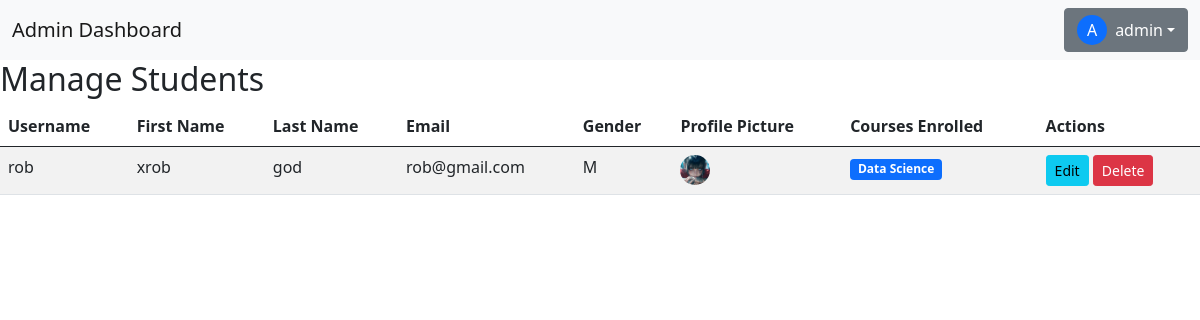
Screenshot of /manage_users/ (signed in) with the database file from the repository.
### studentapp/models.py (models this page shows, shortened)
class Student(models.Model):
    user = models.OneToOneField(User, on_delete=models.CASCADE)
    role_choices = (
        ('student', 'Student'),
        ('admin', 'Admin'),
        ('manager', 'Manager'),
    )
    role = models.CharField(max_length=10, choices=role_choices, default='student')
    profile_picture = models.ImageField(upload_to='profile_pics/', blank=True, null=True)
    gender_choices = (
        ('M', 'Male'),
        ('F', 'Female'),
        ('Nb', 'Non-binary'),
    )
    gender = models.CharField(max_length=2, choices=gender_choices, blank=True, null=True)

class Enrollment(models.Model):
    student = models.ForeignKey(Student, on_delete=models.CASCADE)  # Changed to reference Student
    course = models.ForeignKey(Course, on_delete=models.CASCADE)
    date_enrolled = models.DateField(auto_now_add=True)
    is_active = models.BooleanField(default=True)
    class Meta:
        constraints = [
            models.UniqueConstraint(fields=['student', 'course'], name='unique_enrollment')
        ]  # Ensure unique enrollment per student and course

class Course(models.Model):
    name = models.CharField(max_length=100)
    description = models.TextField()
    instructor = models.CharField(max_length=100)
    created_at = models.DateTimeField(auto_now_add=True)
    end_date = models.DateField(default=date.today)  # Default value set here
    image = models.ImageField(upload_to='course_images/', blank=True, null=True)  # New image field

### studentapp/views.py (the view)
# urls.py: path('manage_users/',manage_users, name='manage_users'),
def manage_users(request):
    users = User.objects.all()
    students = Student.objects.filter(role='student')
    students = students.prefetch_related('enrollment_set')
    return render(request, 'manage_users.html', {'users': users, 'students': students})

### studentapp/templates/manage_users.html (shortened to what this page needs)
{% extends 'admin_base.html' %}
{% block start %}
<main>
    <section>
        <h2>Manage Students</h2>
        {% if students %}
        <table class="table table-striped">
            <thead>
                <tr>
                    <th>Username</th>
                    <th>First Name</th>
                    <th>Last Name</th>
                    <th>Email</th>
                    <th>Gender</th>
                    <th>Profile Picture</th>
                    <th>Courses Enrolled</th>
                    <th>Actions</th>
                </tr>
            </thead>
            <tbody>
                {% for student in students %}
                <tr>
                    <td>{{ student.user.username }}</td>
                    <td>{{ student.user.first_name }}</td>
                    <td>{{ student.user.last_name }}</td>
                    <td>{{ student.user.email }}</td>
                    <td>{{ student.gender }}</td>
                    <td>
                        {% if student.profile_picture %}
                        <img src="{{ student.profile_picture.url }}" alt="Profile Picture" class="rounded-circle"
                            style="width: 30px; height: 30px; object-fit: cover;">
                        {% else %}
                        No picture
                        {% endif %}
                    </td>
                    <td>
                        {% for enrollment in student.enrollment_set.all %}
                        <span class="badge bg-primary">{{ enrollment.course.name }}</span><br>
                        {% empty %}
                        No courses enrolled
                        {% endfor %}
                    </td>
                    <td>
                        <a href="{% url 'edit_user' student.user.id %}" class="btn btn-info btn-sm">Edit</a>
                        <form action="{% url 'delete_user' student.user.id %}" method="POST" style="display:inline;">
                            <button type="submit" class="btn btn-danger btn-sm"
                                onclick="return confirm('Are you sure you want to delete this user?')">Delete</button>
                        </form>
                    </td>
                </tr>
                {% endfor %}
            </tbody>
        </table>
        {% else %}
        <p>No students found.</p>
        {% endif %}
    </section>
</main>
{% endblock %}

### studentapp/templates/admin_base.html (shortened to what this page needs)
{% load static %}
<!DOCTYPE html>
<html lang="en">
<head>
    <link rel="stylesheet" href="{% static 'css/dashboard.css' %}">
    <link href="https://cdn.jsdelivr.net/npm/bootstrap@5.0.1/dist/css/bootstrap.min.css" rel="stylesheet"
 />
</head>
<body>
    <nav class="navbar navbar-expand-lg navbar-light bg-light">
        <div class="container-fluid">
            <a class="navbar-brand" href="{% url 'admin_dashboard' %}">Admin Dashboard</a>
            <div class="collapse navbar-collapse" id="navbarNav">
                <ul class="navbar-nav ms-auto">
                    <div class="rl d-flex align-items-center">
                        {% if request.user.is_authenticated %}
                        <div class="notification">
                        </div>
                        <div class="dropdown">
                            <button class="btn btn-secondary dropdown-toggle d-flex align-items-center" type="button"
                                id="userDropdown" data-bs-toggle="dropdown" aria-expanded="false">
                                {% if request.user.student.picture %}
                                <img src="{{ request.user.student.picture.url }}" alt="Profile Picture"
                                    class="rounded-circle me-2" style="width: 30px; height: 30px; object-fit: cover;">
                                {% else %}
                                <span
                                    class="bg-primary text-white rounded-circle d-flex justify-content-center align-items-center me-2"
                                    style="width: 30px; height: 30px; font-size: 1rem;">
                                    {{ request.user.username|slice:":1"|upper }}
                                </span>
                                {% endif %}
                                {{ request.user.username }}
                            </button>
                        </div>
                        {% else %}
                        <a href="/login/" class="btn btn-primary" type="submit">Login</a>
                        {% endif %}
                    </div>
                </ul>
            </div>
        </div>
    </nav>
    {% block start %}
    {% endblock %}
</body>
</html>

### rows the page displays
Student: user.username "rob", user.first_name "xrob", user.last_name "god", user.email "rob@gmail.com", gender "M", profile_picture (picture)
Enrollment: course.name "Data Science"

### other values shown
{{ request.user.username|slice:":1"|upper }} "A"
{{ request.user.username }} "admin"
